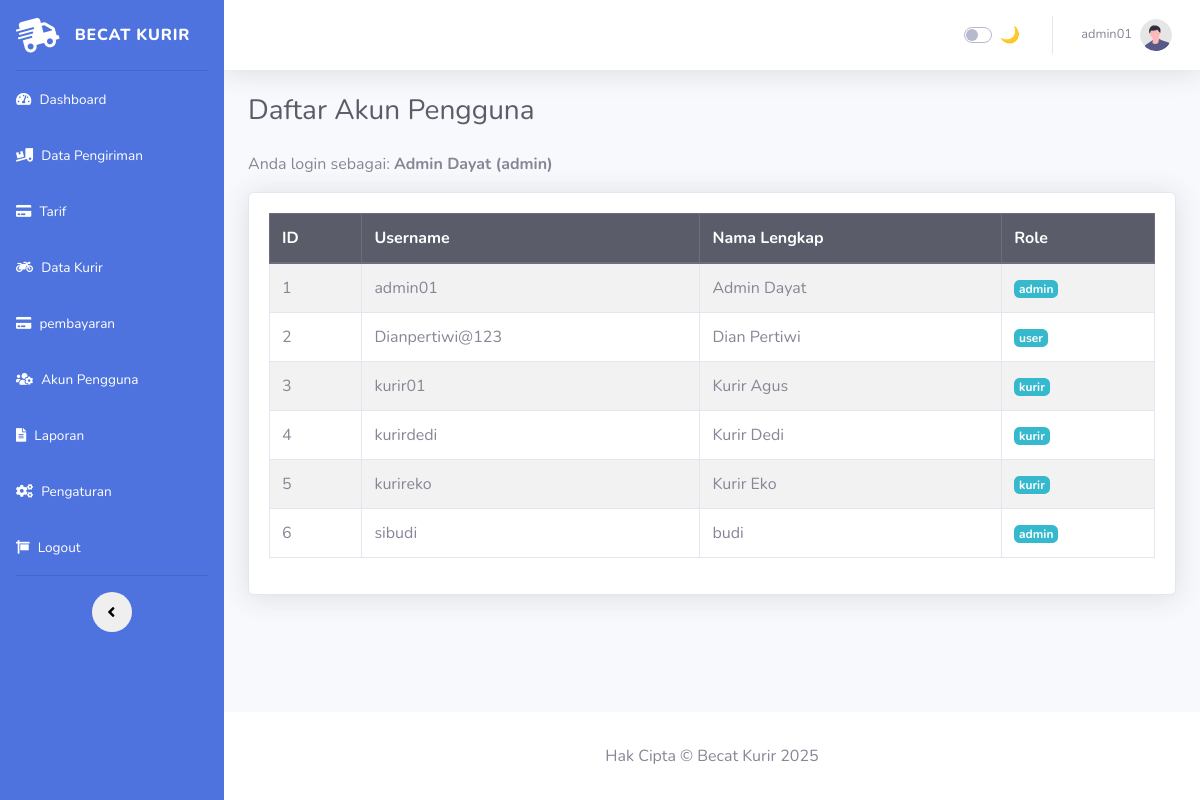
The app's page /admin-kurir/akun.php (signed in), older data.
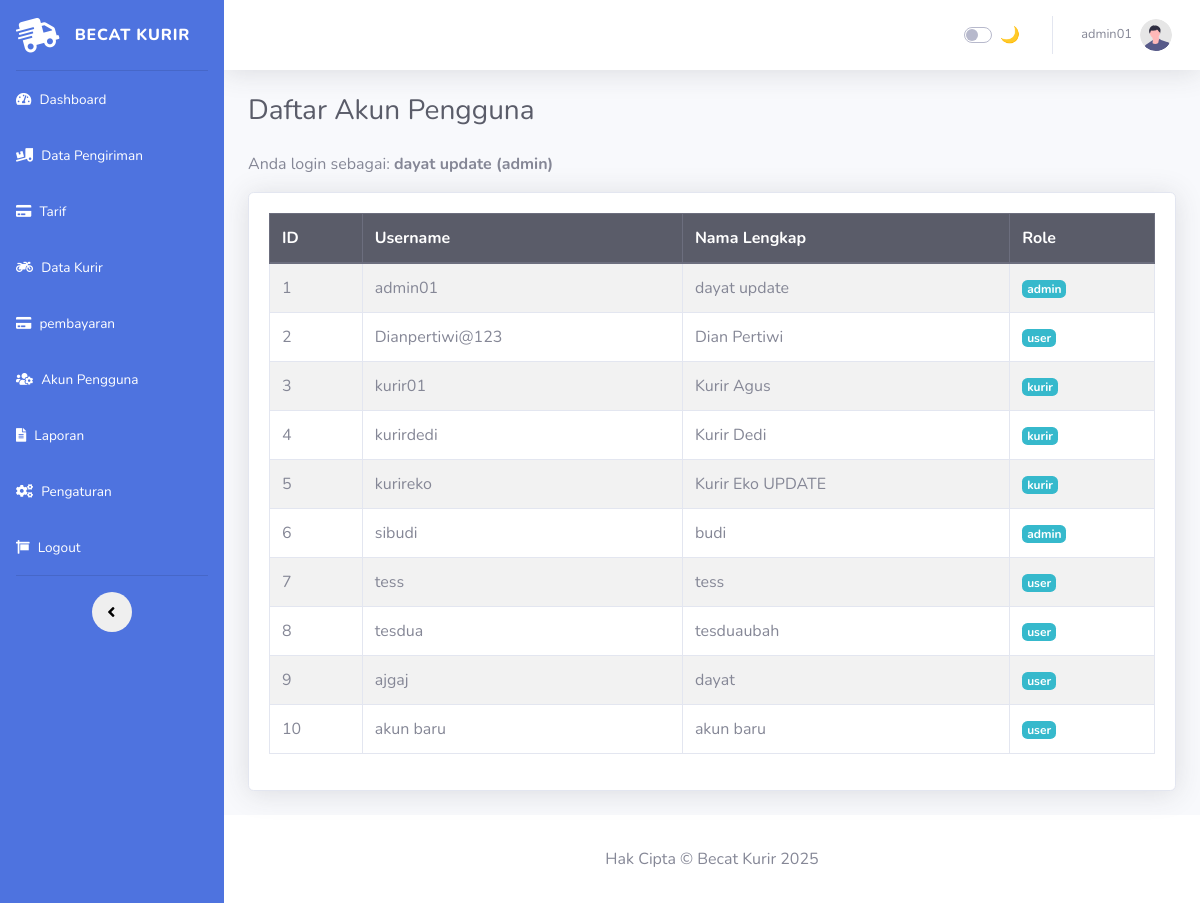
The same page, newer data.
### tables this page shows
CREATE TABLE `tbl_user` (
  `id_user` int NOT NULL,
  `username` varchar(20) DEFAULT NULL,
  `password` varchar(50) DEFAULT NULL,
  `role` enum('admin','kurir','user') NOT NULL DEFAULT 'user',
  `nama` varchar(30) DEFAULT NULL
);

### admin-kurir/akun.php (the view, shortened to what this page needs)
<?php
include 'config/koneksi.php';
$role = $_SESSION['level'];
$nama = $_SESSION['nama'];
if ($role === 'admin') {
    $result = mysqli_query($conn, "SELECT * FROM tbl_user ORDER BY id_user ASC");
} elseif ($role === 'kurir') {
    $result = mysqli_query($conn, "SELECT * FROM tbl_user WHERE role = 'kurir' ORDER BY id_user ASC");
} else {
    echo "<script>alert('Akses ditolak! Halaman ini hanya untuk admin & kurir.'); window.location.href = 'dashboard.php';</script>";
    exit;
}
$users = [];
while ($row = mysqli_fetch_assoc($result)) {
    $users[] = $row;
}
?>
<!DOCTYPE html>
<html lang="id">
<?php include 'head.php'; ?>
<body id="page-top">
<div id="wrapper">
  <?php include 'sidebar.php'; ?>
  <div id="content-wrapper" class="d-flex flex-column">
    <div id="content">
      <?php include 'navbar.php'; ?>
      <div class="container-fluid">
        <h1 class="h3 mb-4 text-gray-800">Daftar Akun Pengguna</h1>
        <p class="text-muted mb-3">Anda login sebagai: <strong><?= htmlspecialchars($nama) ?> (<?= htmlspecialchars($role) ?>)</strong></p>
        <div class="card shadow mb-4">
          <div class="card-body">
            <div class="table-responsive">
              <table class="table table-bordered table-striped" width="100%" cellspacing="0">
                <thead class="thead-dark">
                  <tr>
                    <th>ID</th>
                    <th>Username</th>
                    <th>Nama Lengkap</th>
                    <th>Role</th>
                  </tr>
                </thead>
                <tbody>
                <?php foreach ($users as $user): ?>
                  <tr>
                    <td><?= $user['id_user'] ?></td>
                    <td><?= htmlspecialchars($user['username']) ?></td>
                    <td><?= htmlspecialchars($user['nama']) ?></td>
                    <td><span class="badge badge-info"><?= $user['role'] ?></span></td>
                  </tr>
                <?php endforeach; ?>
                </tbody>
              </table>
            </div>
          </div>
        </div>
      </div>
    </div>
    <?php include 'footer.php'; ?>
  </div>
</div>
</body>
</html>

### admin-kurir/head.php (shortened to what this page needs)
<head>
    <link href="vendor/fontawesome-free/css/all.min.css" rel="stylesheet" type="text/css" />
    <link href="css/sb-admin-2.min.css" rel="stylesheet" />
</head>

### admin-kurir/sidebar.php
<ul class="navbar-nav sidebar accordion" id="accordionSidebar">
    <a class="sidebar-brand d-flex align-items-center justify-content-center" href="dashboard.php">
        <div class="sidebar-brand-icon rotate-n-15">
            <i class="fas fa-shipping-fast text-white"></i>
        </div>
        <div class="sidebar-brand-text mx-3">Becat Kurir</div>
    </a>
    <hr class="sidebar-divider my-0" />
    <li class="nav-item">
        <a class="nav-link" href="dashboard.php">
            <i class="fas fa-tachometer-alt"></i>
            <span>Dashboard</span></a>
    </li>
    <li class="nav-item">
        <a class="nav-link" href="data_order.php">
            <i class="fas fa-truck-loading"></i>
            <span>Data Pengiriman</span></a>
    </li>
    <li class="nav-item">
        <a class="nav-link" href="data_tarif.php">
            <i class="fas fa-credit-card"></i>
            <span>Tarif</span></a>
    </li>
    <li class="nav-item">
        <a class="nav-link" href="data_kurir.php">
            <i class="fas fa-motorcycle"></i>
            <span>Data Kurir</span></a>
    </li>
    <?php if (isset($_SESSION['level']) && $_SESSION['level'] === 'admin'): ?>
    <li class="nav-item">
        <a class="nav-link" href="pembayaran.php">
            <i class="fas fa-credit-card"></i>
            <span>pembayaran</span></a>
    </li>
    <li class="nav-item">
        <a class="nav-link" href="akun.php">
            <i class="fas fa-users-cog"></i>
            <span>Akun Pengguna</span></a>
    </li>
    <li class="nav-item">
        <a class="nav-link" href="laporan_pengiriman.php">
            <i class="fas fa-file-alt"></i>
            <span>Laporan</span></a>
    </li>
    <li class="nav-item">
        <a class="nav-link" href="pengaturan.php">
            <i class="fas fa-cogs"></i>
            <span>Pengaturan</span></a>
    </li>
    <?php endif; ?>
    <li class="nav-item">
        <a class="nav-link" href="logout.php">
            <i class="fas fa-sign"></i>
            <span>Logout</span></a>
    </li>
    <hr class="sidebar-divider d-none d-md-block" />
    <div class="text-center d-none d-md-inline">
        <button class="rounded-circle border-0" id="sidebarToggle"></button>
    </div>
</ul>

### admin-kurir/navbar.php (shortened to what this page needs)
  <nav class="navbar navbar-expand navbar-light bg-white topbar mb-4 static-top shadow">
      <ul class="navbar-nav ml-auto">
          <li class="nav-item d-flex align-items-center mr-3">
  <div class="custom-control custom-switch">
    <label class="custom-control-label" for="darkModeToggle" style="cursor: pointer;">🌙</label>
  </div>
</li>
          <li class="nav-item dropdown no-arrow">
              <a class="nav-link dropdown-toggle" href="#" id="userDropdown" role="button" data-toggle="dropdown"
                  aria-haspopup="true" aria-expanded="false">
                  <span class="mr-2 d-none d-lg-inline text-gray-600 small">
                      <?= isset($_SESSION['username']) ? htmlspecialchars($_SESSION['username']) : 'Pengguna' ?>
                  </span>
                  <img class="img-profile rounded-circle" src="img/undraw_profile.svg" />
              </a>
          </li>
      </ul>
  </nav>

### admin-kurir/footer.php (shortened to what this page needs)
<footer class="sticky-footer bg-white">
    <div class="container my-auto">
        <div class="text-center my-auto">
            <span>Hak Cipta &copy; Becat Kurir 2025</span>
        </div>
    </div>
</footer>

### admin-kurir/head.php (style rules this page uses)
.sidebar { background-color: #4e73df; color: white; }
.sidebar .nav-link, .sidebar .nav-link span, .sidebar .nav-link i, .sidebar .sidebar-brand-text { color: #ffffff !important; }

Row changes from the older to the newer data that the page shows:
changed tbl_user "admin01": nama "Admin Dayat" → "dayat update"
changed tbl_user "kurireko": nama "Kurir Eko" → "Kurir Eko UPDATE"
added tbl_user: id_user "7", username "tess", nama "tess", role "user"
added tbl_user: id_user "8", username "tesdua", nama "tesduaubah", role "user"
added tbl_user: id_user "9", username "ajgaj", nama "dayat", role "user"
added tbl_user: id_user "10", username "akun baru", nama "akun baru", role "user"
Text that changed along with them:
$nama: "Admin Dayat" → "dayat update"
